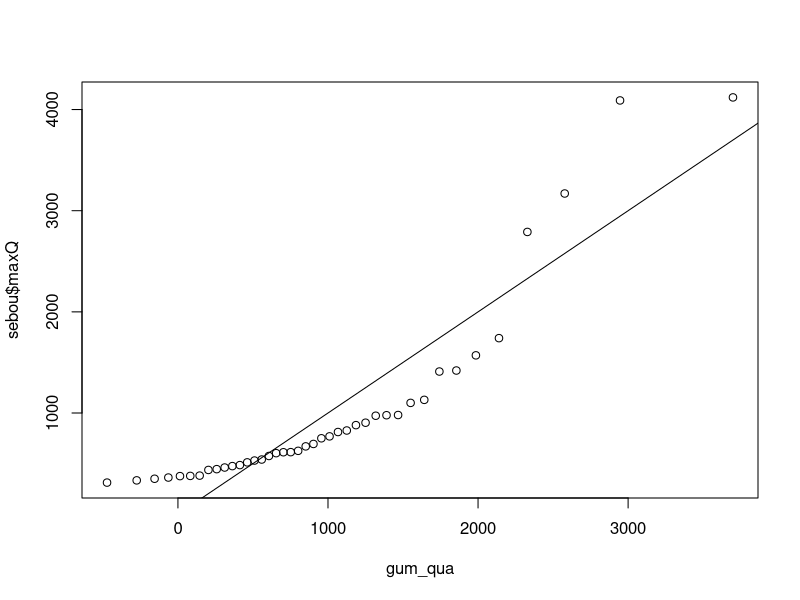

This chart was generated by the following R code:
## ---- chunk 1
#Load data
sebou=read.csv("../HW1/sebou.csv")
sebou$maxQ=sort(sebou$maxQ)
n=length(sebou$maxQ)
betar=function(x,r) {
  nn=length(x)
  out=0
  for(i in 1:(nn-r)) {
    out=out+(choose(nn-i,r)*x[i]/choose(n-1,r))
  }
  return (1/nn)*out
}
lambda2=2*betar(sebou$maxQ,1)-betar(sebou$maxQ,0)
lambda3=6*betar(sebou$maxQ,2)-6*betar(sebou$maxQ,1)+betar(sebou$maxQ,0)
tau3hat=lambda3/lambda2#L-skewness
Z=tau3hat/sqrt((0.1866/n)+0.8/(n^2))
Z
## ---- chunk 2
pp=function(i,nn) { (i-0.44)/(nn+(0.12)) }
peye=pp(1:n,n)
alpha=sqrt(6*var(sebou$maxQ)/pi^2)
xii=mean(sebou$maxQ)-0.5772*alpha
gum_qua=xii-alpha*log(-log(peye))
plot(gum_qua,sebou$maxQ)
abline(0,1)
cor(gum_qua,sebou$maxQ)
## ---- chunk 3
Z = (tau3hat-0.170)/sqrt(0.2326/n + 0.70/(n^2))
Z
